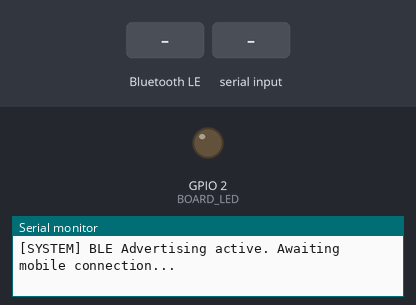
Recording of a sketch running on a simulated ESP32. Parts: output pins drawn as LEDs (lit = HIGH), the last lines printed to the serial monitor. The test bench sets the inputs (shaded band). Nothing arrives over Bluetooth unless stated; a phone connects over Bluetooth LE 3 s after start.

Above: at 1.8 s.
1.9 s: Bluetooth LE write "1" received
At 2.2 s:
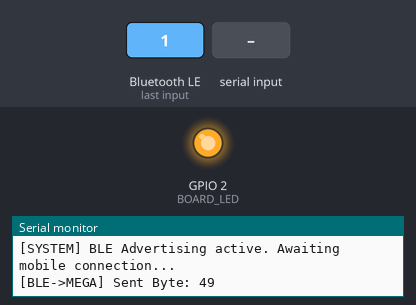
3.4 s: "1" received over the second serial link
Timing chart, 0 to 6.4 s (numbered marks = the images above; inputs shaded):
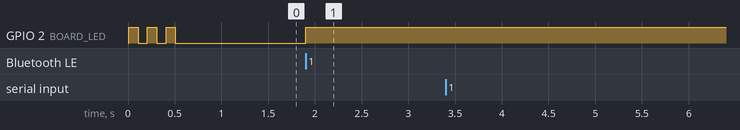

The sketch:

esp32_ble_bridge.ino
```cpp
/*
 * xDots Robotic Arm - ESP32 BLE to Serial Bridge
 * ----------------------------------------------------
 * This firmware runs on an ESP32 to act as a wireless BLE bridge
 * for the xDots mobile React Native application.
 *
 * It emulates an HM-10 BLE module (Service FFE0, Characteristic FFE1)
 * so that the React Native app can connect to "xDotsArm" out-of-the-box
 * without changing a single line of React Native or Arduino Mega code.
 *
 * Connections:
 *   ESP32 GND  <--->  Arduino Mega GND (Common Ground is CRITICAL!)
 *   ESP32 TX2 (GPIO 17) <---> Arduino Mega RX1 (Pin 18)  -- Direct connection is safe
 *   ESP32 RX2 (GPIO 16) <---> Arduino Mega TX1 (Pin 19)  -- WARNING: MUST USE VOLTAGE DIVIDER/LEVEL SHIFTER!
 *                                                          (Mega TX1 is 5V, ESP32 RX2 is 3.3V max!)
 *
 * Voltage Divider for Mega TX1 -> ESP32 RX2:
 *   [Mega Pin 19] ---> [ 1k Ohm Resistor ] ---> [ ESP32 GPIO 16 ] ---> [ 2k Ohm Resistor ] ---> [ GND ]
 */

#include <BLEDevice.h>
#include <BLEUtils.h>
#include <BLEServer.h>

// BLE UUIDs for HM-10 emulation (matches react-native-ble-plx client)
#define SERVICE_UUID           "0000ffe0-0000-1000-8000-00805f9b34fb"
#define CHARACTERISTIC_UUID    "0000ffe1-0000-1000-8000-00805f9b34fb"

#define BOARD_LED              2  // On-board blue LED on most ESP32 Dev Kits

// Using Serial2 (GPIO 16 RX, GPIO 17 TX) to leave Serial0 (USB) free for debugging.
#define MegaSerial Serial2
#define MEGA_BAUD 115200

bool deviceConnected = false;

// Callbacks for server connection states
class MyServerCallbacks: public BLEServerCallbacks {
    void onConnect(BLEServer* pServer) {
      deviceConnected = true;
      digitalWrite(BOARD_LED, HIGH); // Turn LED solid on when connected
      Serial.println("[NEXUS ESP32] Mobile app connected via BLE.");
    }

    void onDisconnect(BLEServer* pServer) {
      deviceConnected = false;
      digitalWrite(BOARD_LED, LOW); // Turn LED off when disconnected
      Serial.println("[NEXUS ESP32] Mobile app disconnected. Re-advertising...");
      pServer->startAdvertising(); // Restart advertising to allow re-connections
    }
};

// Callbacks for data receipt on FFE1 Characteristic
class MyCharacteristicCallbacks: public BLECharacteristicCallbacks {
    void onWrite(BLECharacteristic *pCharacteristic) {
      std::string rxValue = pCharacteristic->getValue();

      if (rxValue.length() > 0) {
        // Blink LED to indicate active wireless RX
        digitalWrite(BOARD_LED, LOW);

        for (int i = 0; i < rxValue.length(); i++) {
          uint8_t byteReceived = (uint8_t)rxValue[i];

          // Forward the raw byte to Mega Serial1
          MegaSerial.write(byteReceived);

          // Also print to USB Serial for developer debugging
          Serial.print("[BLE->MEGA] Sent Byte: ");
          Serial.println(byteReceived);
        }

        digitalWrite(BOARD_LED, HIGH);
      }
    }
};

void setup() {
  // Initialize on-board LED for status
  pinMode(BOARD_LED, OUTPUT);
  digitalWrite(BOARD_LED, LOW);

  // Initialize USB Serial (Debugging)
  Serial.begin(115200);
  Serial.println("--- xDots ESP32 Wireless BLE Bridge ---");

  // Initialize Serial2 (ESP32 Pin 16 = RX, Pin 17 = TX) to Arduino Mega Serial1 (Pin 18/19)
  MegaSerial.begin(MEGA_BAUD, SERIAL_8N1, 16, 17);
  Serial.println("[SYSTEM] UART Serial2 initialized at 115200 baud.");

  // Initialize BLE Device
  BLEDevice::init("xDotsArm"); // This name must match exactly what the React Native app scans for

  // Create BLE Server and bind callbacks
  BLEServer *pServer = BLEDevice::createServer();
  pServer->setCallbacks(new MyServerCallbacks());

  // Create Service
  BLEService *pService = pServer->createService(SERVICE_UUID);

  // Create Characteristic with WRITE properties
  BLECharacteristic *pCharacteristic = pService->createCharacteristic(
                                         CHARACTERISTIC_UUID,
                                         BLECharacteristic::PROPERTY_WRITE |
                                         BLECharacteristic::PROPERTY_WRITE_NR
                                       );

  pCharacteristic->setCallbacks(new MyCharacteristicCallbacks());

  // Start the BLE Service
  pService->start();

  // Start advertising so mobile app can see the device
  BLEAdvertising *pAdvertising = BLEDevice::getAdvertising();
  pAdvertising->addServiceUUID(SERVICE_UUID);
  pAdvertising->setScanResponse(true);
  pAdvertising->setMinPreferred(0x06);  // Help iOS latency connections
  pAdvertising->setMinPreferred(0x12);
  BLEDevice::startAdvertising();

  Serial.println("[SYSTEM] BLE Advertising active. Awaiting mobile connection...");

  // Blink 3 times to signal setup success
  for(int i=0; i<3; i++) {
    digitalWrite(BOARD_LED, HIGH); delay(100);
    digitalWrite(BOARD_LED, LOW); delay(100);
  }
}

void loop() {
  // We can read response states from the Arduino Mega (e.g. Servo updates, battery status)
  // and forward them back to the BLE client if needed in the future.
  if (MegaSerial.available() > 0) {
    // Read from Mega, print to USB Serial for debugging
    char incoming = MegaSerial.read();
    Serial.print("[MEGA->BLE] Got response char: ");
    Serial.println(incoming);
  }
  delay(10);
}
```

Measured:
- after the input at 1.9 s, GPIO 2 (BOARD_LED): LOW → HIGH after 0.00 s instead of 1.1 s
